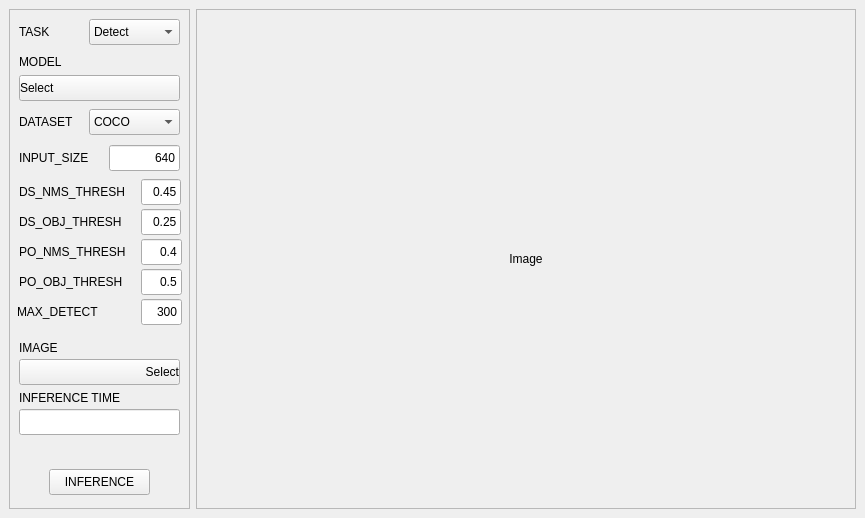
<?xml version="1.0" encoding="UTF-8"?>
<ui version="4.0">
 <class>MainWindow</class>
 <widget class="QMainWindow" name="MainWindow">
  <property name="geometry">
   <rect>
    <x>0</x>
    <y>0</y>
    <width>865</width>
    <height>518</height>
   </rect>
  </property>
  <property name="minimumSize">
   <size>
    <width>865</width>
    <height>518</height>
   </size>
  </property>
  <property name="maximumSize">
   <size>
    <width>865</width>
    <height>518</height>
   </size>
  </property>
  <property name="windowTitle">
   <string>Yolo11 RKNN</string>
  </property>
  <widget class="QWidget" name="centralwidget">
   <layout class="QHBoxLayout" name="horizontalLayout_2">
    <item>
     <widget class="QFrame" name="frame">
      <property name="enabled">
       <bool>true</bool>
      </property>
      <property name="minimumSize">
       <size>
        <width>181</width>
        <height>500</height>
       </size>
      </property>
      <property name="maximumSize">
       <size>
        <width>181</width>
        <height>500</height>
       </size>
      </property>
      <property name="frameShape">
       <enum>QFrame::Shape::StyledPanel</enum>
      </property>
      <property name="frameShadow">
       <enum>QFrame::Shadow::Raised</enum>
      </property>
      <widget class="QComboBox" name="comboBox">
       <property name="geometry">
        <rect>
         <x>80</x>
         <y>10</y>
         <width>91</width>
         <height>26</height>
        </rect>
       </property>
       <item>
        <property name="text">
         <string>Detect</string>
        </property>
       </item>
       <item>
        <property name="text">
         <string>Pose</string>
        </property>
       </item>
       <item>
        <property name="text">
         <string>Seg</string>
        </property>
       </item>
       <item>
        <property name="text">
         <string>OBB</string>
        </property>
       </item>
      </widget>
      <widget class="QLabel" name="label">
       <property name="geometry">
        <rect>
         <x>10</x>
         <y>14</y>
         <width>61</width>
         <height>18</height>
        </rect>
       </property>
       <property name="text">
        <string>TASK</string>
       </property>
      </widget>
      <widget class="QLabel" name="label_2">
       <property name="geometry">
        <rect>
         <x>10</x>
         <y>44</y>
         <width>61</width>
         <height>18</height>
        </rect>
       </property>
       <property name="text">
        <string>MODEL</string>
       </property>
      </widget>
      <widget class="QLabel" name="label_3">
       <property name="geometry">
        <rect>
         <x>10</x>
         <y>104</y>
         <width>63</width>
         <height>18</height>
        </rect>
       </property>
       <property name="text">
        <string>DATASET</string>
       </property>
      </widget>
      <widget class="QComboBox" name="comboBox_3">
       <property name="geometry">
        <rect>
         <x>80</x>
         <y>100</y>
         <width>91</width>
         <height>26</height>
        </rect>
       </property>
       <item>
        <property name="text">
         <string>COCO</string>
        </property>
       </item>
       <item>
        <property name="text">
         <string>FIRE</string>
        </property>
       </item>
       <item>
        <property name="text">
         <string>CRACK</string>
        </property>
       </item>
       <item>
        <property name="text">
         <string>LICENSE</string>
        </property>
       </item>
       <item>
        <property name="text">
         <string>GARBAGE</string>
        </property>
       </item>
      </widget>
      <widget class="QLabel" name="label_5">
       <property name="geometry">
        <rect>
         <x>10</x>
         <y>330</y>
         <width>66</width>
         <height>18</height>
        </rect>
       </property>
       <property name="text">
        <string>IMAGE</string>
       </property>
      </widget>
      <widget class="QPushButton" name="pushButton">
       <property name="geometry">
        <rect>
         <x>40</x>
         <y>460</y>
         <width>101</width>
         <height>26</height>
        </rect>
       </property>
       <property name="text">
        <string>INFERENCE</string>
       </property>
      </widget>
      <widget class="QPushButton" name="pushButton_2">
       <property name="geometry">
        <rect>
         <x>10</x>
         <y>66</y>
         <width>161</width>
         <height>26</height>
        </rect>
       </property>
       <property name="styleSheet">
        <string notr="true">text-align: left;</string>
       </property>
       <property name="text">
        <string>Select</string>
       </property>
      </widget>
      <widget class="QPushButton" name="pushButton_3">
       <property name="geometry">
        <rect>
         <x>10</x>
         <y>350</y>
         <width>161</width>
         <height>26</height>
        </rect>
       </property>
       <property name="styleSheet">
        <string notr="true">text-align: right;</string>
       </property>
       <property name="text">
        <string>Select</string>
       </property>
      </widget>
      <widget class="QLabel" name="label_6">
       <property name="geometry">
        <rect>
         <x>10</x>
         <y>140</y>
         <width>81</width>
         <height>18</height>
        </rect>
       </property>
       <property name="text">
        <string>INPUT_SIZE</string>
       </property>
      </widget>
      <widget class="QLineEdit" name="lineEdit">
       <property name="geometry">
        <rect>
         <x>100</x>
         <y>136</y>
         <width>71</width>
         <height>26</height>
        </rect>
       </property>
       <property name="text">
        <string>640</string>
       </property>
       <property name="alignment">
        <set>Qt::AlignmentFlag::AlignRight|Qt::AlignmentFlag::AlignTrailing|Qt::AlignmentFlag::AlignVCenter</set>
       </property>
      </widget>
      <widget class="QLabel" name="DS_NMS">
       <property name="geometry">
        <rect>
         <x>10</x>
         <y>174</y>
         <width>121</width>
         <height>18</height>
        </rect>
       </property>
       <property name="text">
        <string>DS_NMS_THRESH</string>
       </property>
      </widget>
      <widget class="QLineEdit" name="DS_NMS_VAL">
       <property name="geometry">
        <rect>
         <x>132</x>
         <y>170</y>
         <width>40</width>
         <height>26</height>
        </rect>
       </property>
       <property name="text">
        <string>0.45</string>
       </property>
       <property name="alignment">
        <set>Qt::AlignmentFlag::AlignRight|Qt::AlignmentFlag::AlignTrailing|Qt::AlignmentFlag::AlignVCenter</set>
       </property>
      </widget>
      <widget class="QLabel" name="DS_OBJ">
       <property name="geometry">
        <rect>
         <x>10</x>
         <y>204</y>
         <width>121</width>
         <height>18</height>
        </rect>
       </property>
       <property name="text">
        <string>DS_OBJ_THRESH</string>
       </property>
      </widget>
      <widget class="QLineEdit" name="DS_OBJ_VAL">
       <property name="geometry">
        <rect>
         <x>132</x>
         <y>200</y>
         <width>40</width>
         <height>26</height>
        </rect>
       </property>
       <property name="text">
        <string>0.25</string>
       </property>
       <property name="alignment">
        <set>Qt::AlignmentFlag::AlignRight|Qt::AlignmentFlag::AlignTrailing|Qt::AlignmentFlag::AlignVCenter</set>
       </property>
      </widget>
      <widget class="QLabel" name="PO_NMS">
       <property name="geometry">
        <rect>
         <x>10</x>
         <y>234</y>
         <width>121</width>
         <height>18</height>
        </rect>
       </property>
       <property name="text">
        <string>PO_NMS_THRESH</string>
       </property>
      </widget>
      <widget class="QLineEdit" name="PO_NMS_VAL">
       <property name="geometry">
        <rect>
         <x>132</x>
         <y>230</y>
         <width>41</width>
         <height>26</height>
        </rect>
       </property>
       <property name="text">
        <string>0.4</string>
       </property>
       <property name="alignment">
        <set>Qt::AlignmentFlag::AlignRight|Qt::AlignmentFlag::AlignTrailing|Qt::AlignmentFlag::AlignVCenter</set>
       </property>
      </widget>
      <widget class="QLabel" name="PO_OBJ">
       <property name="geometry">
        <rect>
         <x>10</x>
         <y>264</y>
         <width>121</width>
         <height>18</height>
        </rect>
       </property>
       <property name="text">
        <string>PO_OBJ_THRESH</string>
       </property>
      </widget>
      <widget class="QLineEdit" name="PO_OBJ_VAL">
       <property name="geometry">
        <rect>
         <x>132</x>
         <y>260</y>
         <width>41</width>
         <height>26</height>
        </rect>
       </property>
       <property name="text">
        <string>0.5</string>
       </property>
       <property name="alignment">
        <set>Qt::AlignmentFlag::AlignRight|Qt::AlignmentFlag::AlignTrailing|Qt::AlignmentFlag::AlignVCenter</set>
       </property>
      </widget>
      <widget class="QLineEdit" name="MAX_DETECT_VAL">
       <property name="geometry">
        <rect>
         <x>132</x>
         <y>290</y>
         <width>41</width>
         <height>26</height>
        </rect>
       </property>
       <property name="text">
        <string>300</string>
       </property>
       <property name="alignment">
        <set>Qt::AlignmentFlag::AlignRight|Qt::AlignmentFlag::AlignTrailing|Qt::AlignmentFlag::AlignVCenter</set>
       </property>
      </widget>
      <widget class="QLabel" name="MAX_DETECT">
       <property name="geometry">
        <rect>
         <x>8</x>
         <y>294</y>
         <width>121</width>
         <height>18</height>
        </rect>
       </property>
       <property name="text">
        <string>MAX_DETECT</string>
       </property>
      </widget>
      <widget class="QLabel" name="label_12">
       <property name="geometry">
        <rect>
         <x>10</x>
         <y>380</y>
         <width>121</width>
         <height>18</height>
        </rect>
       </property>
       <property name="text">
        <string>INFERENCE TIME</string>
       </property>
      </widget>
      <widget class="QLineEdit" name="lineEdit_7">
       <property name="geometry">
        <rect>
         <x>10</x>
         <y>400</y>
         <width>161</width>
         <height>26</height>
        </rect>
       </property>
       <property name="alignment">
        <set>Qt::AlignmentFlag::AlignRight|Qt::AlignmentFlag::AlignTrailing|Qt::AlignmentFlag::AlignVCenter</set>
       </property>
      </widget>
     </widget>
    </item>
    <item>
     <widget class="QFrame" name="frame_2">
      <property name="frameShape">
       <enum>QFrame::Shape::StyledPanel</enum>
      </property>
      <property name="frameShadow">
       <enum>QFrame::Shadow::Raised</enum>
      </property>
      <layout class="QHBoxLayout" name="horizontalLayout">
       <item>
        <widget class="QLabel" name="label_4">
         <property name="text">
          <string>Image</string>
         </property>
         <property name="alignment">
          <set>Qt::AlignmentFlag::AlignCenter</set>
         </property>
        </widget>
       </item>
      </layout>
     </widget>
    </item>
   </layout>
  </widget>
 </widget>
 <resources/>
 <connections>
  <connection>
   <sender>pushButton_2</sender>
   <signal>clicked()</signal>
   <receiver>MainWindow</receiver>
   <slot>model_select()</slot>
   <hints>
    <hint type="sourcelabel">
     <x>131</x>
     <y>62</y>
    </hint>
    <hint type="destinationlabel">
     <x>193</x>
     <y>1</y>
    </hint>
   </hints>
  </connection>
  <connection>
   <sender>pushButton_3</sender>
   <signal>clicked()</signal>
   <receiver>MainWindow</receiver>
   <slot>image_select()</slot>
   <hints>
    <hint type="sourcelabel">
     <x>98</x>
     <y>412</y>
    </hint>
    <hint type="destinationlabel">
     <x>187</x>
     <y>477</y>
    </hint>
   </hints>
  </connection>
  <connection>
   <sender>comboBox</sender>
   <signal>activated(int)</signal>
   <receiver>MainWindow</receiver>
   <slot>task_select()</slot>
   <hints>
    <hint type="sourcelabel">
     <x>162</x>
     <y>34</y>
    </hint>
    <hint type="destinationlabel">
     <x>193</x>
     <y>29</y>
    </hint>
   </hints>
  </connection>
  <connection>
   <sender>comboBox_3</sender>
   <signal>activated(int)</signal>
   <receiver>MainWindow</receiver>
   <slot>dataset_select()</slot>
   <hints>
    <hint type="sourcelabel">
     <x>150</x>
     <y>89</y>
    </hint>
    <hint type="destinationlabel">
     <x>193</x>
     <y>107</y>
    </hint>
   </hints>
  </connection>
  <connection>
   <sender>pushButton</sender>
   <signal>clicked()</signal>
   <receiver>MainWindow</receiver>
   <slot>inference()</slot>
   <hints>
    <hint type="sourcelabel">
     <x>116</x>
     <y>449</y>
    </hint>
    <hint type="destinationlabel">
     <x>193</x>
     <y>435</y>
    </hint>
   </hints>
  </connection>
 </connections>
 <slots>
  <slot>model_select()</slot>
  <slot>image_select()</slot>
  <slot>task_select()</slot>
  <slot>dataset_select()</slot>
  <slot>inference()</slot>
 </slots>
</ui>
